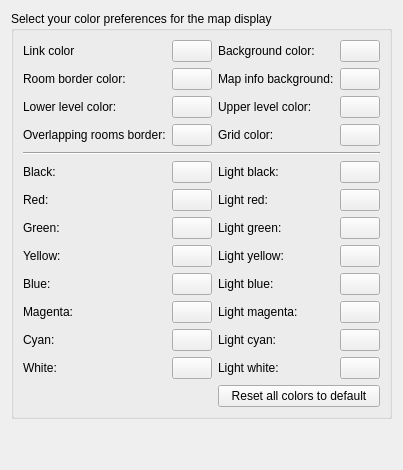
     <widget class="QWidget" name="tab_mapperColors">
      <attribute name="title">
       <string>Mapper colors</string>
      </attribute>
      <layout class="QVBoxLayout" name="vBoxLayout_tab_mapperColors">
       <item>
        <widget class="QGroupBox" name="groupBox_mapperColors">
         <property name="title">
          <string>Select your color preferences for the map display</string>
         </property>
         <layout class="QGridLayout" name="gridLayout_groupBox_mapperColors">
          <item row="0" column="0">
           <widget class="QLabel" name="label_39">
            <property name="text">
             <string>Link color</string>
            </property>
            <property name="buddy">
             <cstring>pushButton_foreground_color_2</cstring>
            </property>
           </widget>
          </item>
          <item row="0" column="1">
           <widget class="QPushButton" name="pushButton_foreground_color_2">
            <property name="autoFillBackground">
             <bool>true</bool>
            </property>
            <property name="styleSheet">
             <string notr="true"/>
            </property>
            <property name="text">
             <string/>
            </property>
           </widget>
          </item>
          <item row="0" column="2">
           <widget class="QLabel" name="label_40">
            <property name="text">
             <string>Background color:</string>
            </property>
            <property name="buddy">
             <cstring>pushButton_background_color_2</cstring>
            </property>
           </widget>
          </item>
          <item row="0" column="3">
           <widget class="QPushButton" name="pushButton_background_color_2">
            <property name="autoFillBackground">
             <bool>true</bool>
            </property>
            <property name="text">
             <string/>
            </property>
           </widget>
          </item>
          <item row="1" column="0">
           <widget class="QLabel" name="label_4">
            <property name="text">
             <string>Room border color:</string>
            </property>
            <property name="buddy">
             <cstring>pushButton_roomBorderColor</cstring>
            </property>
           </widget>
          </item>
          <item row="1" column="1">
           <widget class="QPushButton" name="pushButton_roomBorderColor">
            <property name="autoFillBackground">
             <bool>true</bool>
            </property>
            <property name="text">
             <string/>
            </property>
           </widget>
          </item>
          <item row="1" column="2">
           <widget class="QLabel" name="label_mapInfoBg">
            <property name="text">
             <string>Map info background:</string>
            </property>
            <property name="buddy">
             <cstring>pushButton_mapInfoBg</cstring>
            </property>
           </widget>
          </item>
          <item row="1" column="3">
           <widget class="QPushButton" name="pushButton_mapInfoBg">
            <property name="text">
             <string/>
            </property>
           </widget>
          </item>
          <item row="2" column="0">
           <widget class="QLabel" name="label_lowerLevelColor">
            <property name="text">
             <string>Lower level color:</string>
            </property>
            <property name="buddy">
             <cstring>pushButton_lowerLevelColor</cstring>
            </property>
           </widget>
          </item>
          <item row="2" column="1">
           <widget class="QPushButton" name="pushButton_lowerLevelColor">
            <property name="autoFillBackground">
             <bool>true</bool>
            </property>
            <property name="text">
             <string/>
            </property>
           </widget>
          </item>
          <item row="2" column="2">
           <widget class="QLabel" name="label_upperLevelColor">
            <property name="text">
             <string>Upper level color:</string>
            </property>
            <property name="buddy">
             <cstring>pushButton_upperLevelColor</cstring>
            </property>
           </widget>
          </item>
          <item row="2" column="3">
           <widget class="QPushButton" name="pushButton_upperLevelColor">
            <property name="autoFillBackground">
             <bool>true</bool>
            </property>
            <property name="text">
             <string/>
            </property>
           </widget>
          </item>
          <item row="3" column="0">
           <widget class="QLabel" name="label_pushButton_roomCollisionBorderColor">
            <property name="text">
             <string>Overlapping rooms border:</string>
            </property>
            <property name="buddy">
             <cstring>pushButton_roomCollisionBorderColor</cstring>
            </property>
           </widget>
          </item>
          <item row="3" column="1">
           <widget class="QPushButton" name="pushButton_roomCollisionBorderColor">
            <property name="autoFillBackground">
             <bool>true</bool>
            </property>
            <property name="text">
             <string/>
            </property>
           </widget>
          </item>
          <item row="3" column="2">
           <widget class="QLabel" name="label_mapGridColor">
            <property name="text">
             <string>Grid color:</string>
            </property>
            <property name="buddy">
             <cstring>pushButton_mapGridColor</cstring>
            </property>
           </widget>
          </item>
          <item row="3" column="3">
           <widget class="QPushButton" name="pushButton_mapGridColor">
            <property name="autoFillBackground">
             <bool>true</bool>
            </property>
            <property name="text">
             <string/>
            </property>
           </widget>
          </item>
          <item row="4" column="0" colspan="4">
           <widget class="Line" name="line_mapperColorsSeparator">
            <property name="orientation">
             <enum>Qt::Orientation::Horizontal</enum>
            </property>
           </widget>
          </item>
          <item row="5" column="0">
           <widget class="QLabel" name="label_17">
            <property name="text">
             <string>Black:</string>
            </property>
            <property name="buddy">
             <cstring>pushButton_black_2</cstring>
            </property>
           </widget>
          </item>
          <item row="5" column="1">
           <widget class="QPushButton" name="pushButton_black_2">
            <property name="autoFillBackground">
             <bool>true</bool>
            </property>
            <property name="text">
             <string/>
            </property>
           </widget>
          </item>
          <item row="5" column="2">
           <widget class="QLabel" name="label_49">
            <property name="text">
             <string>Light black:</string>
            </property>
            <property name="buddy">
             <cstring>pushButton_Lblack_2</cstring>
            </property>
           </widget>
          </item>
          <item row="5" column="3">
           <widget class="QPushButton" name="pushButton_Lblack_2">
            <property name="autoFillBackground">
             <bool>true</bool>
            </property>
            <property name="text">
             <string/>
            </property>
           </widget>
          </item>
          <item row="6" column="0">
           <widget class="QLabel" name="label_42">
            <property name="text">
             <string>Red:</string>
            </property>
            <property name="buddy">
             <cstring>pushButton_red_2</cstring>
            </property>
           </widget>
          </item>
          <item row="6" column="1">
           <widget class="QPushButton" name="pushButton_red_2">
            <property name="autoFillBackground">
             <bool>true</bool>
            </property>
            <property name="text">
             <string/>
            </property>
           </widget>
          </item>
          <item row="6" column="2">
           <widget class="QLabel" name="label_50">
            <property name="text">
             <string>Light red:</string>
            </property>
            <property name="buddy">
             <cstring>pushButton_Lred_2</cstring>
            </property>
           </widget>
          </item>
          <item row="6" column="3">
           <widget class="QPushButton" name="pushButton_Lred_2">
            <property name="autoFillBackground">
             <bool>true</bool>
            </property>
            <property name="text">
             <string/>
            </property>
           </widget>
          </item>
          <item row="7" column="0">
           <widget class="QLabel" name="label_43">
            <property name="text">
             <string>Green:</string>
            </property>
            <property name="buddy">
             <cstring>pushButton_green_2</cstring>
            </property>
           </widget>
          </item>
          <item row="7" column="1">
           <widget class="QPushButton" name="pushButton_green_2">
            <property name="autoFillBackground">
             <bool>true</bool>
            </property>
            <property name="text">
             <string/>
            </property>
           </widget>
          </item>
          <item row="7" column="2">
           <widget class="QLabel" name="label_51">
            <property name="text">
             <string>Light green:</string>
            </property>
            <property name="buddy">
             <cstring>pushButton_Lgreen_2</cstring>
            </property>
           </widget>
          </item>
          <item row="7" column="3">
           <widget class="QPushButton" name="pushButton_Lgreen_2">
            <property name="autoFillBackground">
             <bool>true</bool>
            </property>
            <property name="text">
             <string/>
            </property>
           </widget>
          </item>
          <item row="8" column="0">
           <widget class="QLabel" name="label_48">
            <property name="text">
             <string>Yellow:</string>
            </property>
            <property name="buddy">
             <cstring>pushButton_yellow_2</cstring>
            </property>
           </widget>
          </item>
          <item row="8" column="1">
           <widget class="QPushButton" name="pushButton_yellow_2">
            <property name="autoFillBackground">
             <bool>true</bool>
            </property>
            <property name="text">
             <string/>
            </property>
           </widget>
          </item>
          <item row="8" column="2">
           <widget class="QLabel" name="label_52">
            <property name="text">
             <string>Light yellow:</string>
            </property>
            <property name="buddy">
             <cstring>pushButton_Lyellow_2</cstring>
            </property>
           </widget>
          </item>
          <item row="8" column="3">
           <widget class="QPushButton" name="pushButton_Lyellow_2">
            <property name="autoFillBackground">
             <bool>true</bool>
            </property>
            <property name="text">
             <string/>
            </property>
           </widget>
          </item>
          <item row="9" column="0">
           <widget class="QLabel" name="label_44">
            <property name="text">
             <string>Blue:</string>
            </property>
            <property name="buddy">
             <cstring>pushButton_blue_2</cstring>
            </property>
           </widget>
          </item>
          <item row="9" column="1">
           <widget class="QPushButton" name="pushButton_blue_2">
            <property name="autoFillBackground">
             <bool>true</bool>
            </property>
            <property name="text">
             <string/>
            </property>
           </widget>
          </item>
          <item row="9" column="2">
           <widget class="QLabel" name="label_53">
            <property name="text">
             <string>Light blue:</string>
            </property>
            <property name="buddy">
             <cstring>pushButton_Lblue_2</cstring>
            </property>
           </widget>
          </item>
          <item row="9" column="3">
           <widget class="QPushButton" name="pushButton_Lblue_2">
            <property name="autoFillBackground">
             <bool>true</bool>
            </property>
            <property name="text">
             <string/>
            </property>
           </widget>
          </item>
          <item row="10" column="0">
           <widget class="QLabel" name="label_45">
            <property name="text">
             <string>Magenta:</string>
            </property>
            <property name="buddy">
             <cstring>pushButton_magenta_2</cstring>
            </property>
           </widget>
          </item>
          <item row="10" column="1">
           <widget class="QPushButton" name="pushButton_magenta_2">
            <property name="autoFillBackground">
             <bool>true</bool>
            </property>
            <property name="text">
             <string/>
            </property>
           </widget>
          </item>
          <item row="10" column="2">
           <widget class="QLabel" name="label_54">
            <property name="text">
             <string>Light magenta:</string>
            </property>
            <property name="buddy">
             <cstring>pushButton_Lmagenta_2</cstring>
            </property>
           </widget>
          </item>
          <item row="10" column="3">
           <widget class="QPushButton" name="pushButton_Lmagenta_2">
            <property name="autoFillBackground">
             <bool>true</bool>
            </property>
            <property name="text">
             <string/>
            </property>
           </widget>
          </item>
          <item row="11" column="0">
           <widget class="QLabel" name="label_46">
            <property name="text">
             <string>Cyan:</string>
            </property>
            <property name="buddy">
             <cstring>pushButton_cyan_2</cstring>
            </property>
           </widget>
          </item>
          <item row="11" column="1">
           <widget class="QPushButton" name="pushButton_cyan_2">
            <property name="autoFillBackground">
             <bool>true</bool>
            </property>
            <property name="text">
             <string/>
            </property>
           </widget>
          </item>
          <item row="11" column="2">
           <widget class="QLabel" name="label_55">
            <property name="text">
             <string>Light cyan:</string>
            </property>
            <property name="buddy">
             <cstring>pushButton_Lcyan_2</cstring>
            </property>
           </widget>
          </item>
          <item row="11" column="3">
           <widget class="QPushButton" name="pushButton_Lcyan_2">
            <property name="autoFillBackground">
             <bool>true</bool>
            </property>
            <property name="text">
             <string/>
            </property>
           </widget>
          </item>
          <item row="12" column="0">
           <widget class="QLabel" name="label_47">
            <property name="text">
             <string>White:</string>
            </property>
            <property name="buddy">
             <cstring>pushButton_white_2</cstring>
            </property>
           </widget>
          </item>
          <item row="12" column="1">
           <widget class="QPushButton" name="pushButton_white_2">
            <property name="autoFillBackground">
             <bool>true</bool>
            </property>
            <property name="text">
             <string/>
            </property>
           </widget>
          </item>
          <item row="12" column="2">
           <widget class="QLabel" name="label_56">
            <property name="text">
             <string>Light white:</string>
            </property>
            <property name="buddy">
             <cstring>pushButton_Lwhite_2</cstring>
            </property>
           </widget>
          </item>
          <item row="12" column="3">
           <widget class="QPushButton" name="pushButton_Lwhite_2">
            <property name="autoFillBackground">
             <bool>true</bool>
            </property>
            <property name="text">
             <string/>
            </property>
           </widget>
          </item>
          <item row="13" column="2" colspan="2">
           <widget class="QPushButton" name="reset_colors_button_2">
            <property name="text">
             <string>Reset all colors to default</string>
            </property>
           </widget>
          </item>
         </layout>
        </widget>
       </item>
       <item>
        <spacer name="verticalSpacer_mapperColors">
         <property name="orientation">
          <enum>Qt::Orientation::Vertical</enum>
         </property>
         <property name="sizeHint" stdset="0">
          <size>
           <width>20</width>
           <height>40</height>
          </size>
         </property>
        </spacer>
       </item>
      </layout>
     </widget>
